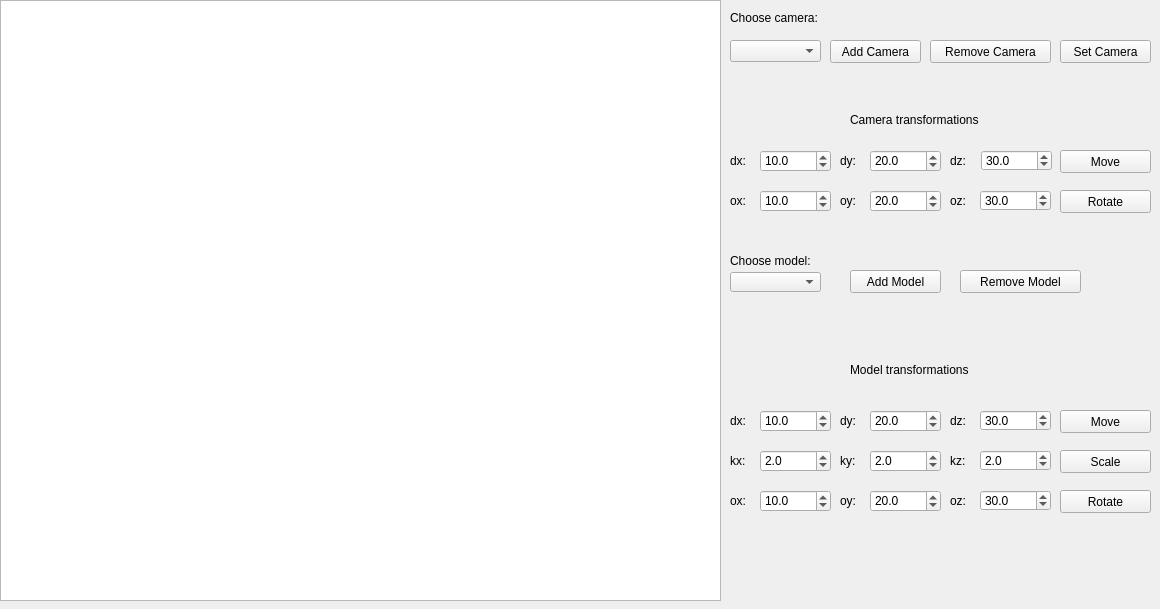
<?xml version="1.0" encoding="UTF-8"?>
<ui version="4.0">
 <class>MainWindow</class>
 <widget class="QMainWindow" name="MainWindow">
  <property name="geometry">
   <rect>
    <x>0</x>
    <y>0</y>
    <width>1160</width>
    <height>609</height>
   </rect>
  </property>
  <property name="windowTitle">
   <string>MainWindow</string>
  </property>
  <widget class="QWidget" name="centralwidget">
   <widget class="QPushButton" name="pushButton_addCamera">
    <property name="geometry">
     <rect>
      <x>830</x>
      <y>40</y>
      <width>91</width>
      <height>23</height>
     </rect>
    </property>
    <property name="text">
     <string>Add Camera</string>
    </property>
   </widget>
   <widget class="QComboBox" name="comboBoxModel">
    <property name="geometry">
     <rect>
      <x>730</x>
      <y>272</y>
      <width>91</width>
      <height>20</height>
     </rect>
    </property>
   </widget>
   <widget class="QPushButton" name="pushButton_addModel">
    <property name="geometry">
     <rect>
      <x>850</x>
      <y>270</y>
      <width>91</width>
      <height>23</height>
     </rect>
    </property>
    <property name="text">
     <string>Add Model</string>
    </property>
   </widget>
   <widget class="QComboBox" name="comboBoxCamera">
    <property name="geometry">
     <rect>
      <x>730</x>
      <y>40</y>
      <width>91</width>
      <height>22</height>
     </rect>
    </property>
   </widget>
   <widget class="QLabel" name="label">
    <property name="geometry">
     <rect>
      <x>730</x>
      <y>250</y>
      <width>111</width>
      <height>21</height>
     </rect>
    </property>
    <property name="text">
     <string>Choose model:</string>
    </property>
   </widget>
   <widget class="QPushButton" name="pushButton_removeModel">
    <property name="geometry">
     <rect>
      <x>960</x>
      <y>270</y>
      <width>121</width>
      <height>23</height>
     </rect>
    </property>
    <property name="text">
     <string>Remove Model</string>
    </property>
   </widget>
   <widget class="QLabel" name="label_2">
    <property name="geometry">
     <rect>
      <x>730</x>
      <y>10</y>
      <width>121</width>
      <height>16</height>
     </rect>
    </property>
    <property name="text">
     <string>Choose camera:</string>
    </property>
   </widget>
   <widget class="QPushButton" name="pushButton_removeCamera">
    <property name="geometry">
     <rect>
      <x>930</x>
      <y>40</y>
      <width>121</width>
      <height>23</height>
     </rect>
    </property>
    <property name="text">
     <string>Remove Camera</string>
    </property>
   </widget>
   <widget class="QPushButton" name="pushButton_setCamera">
    <property name="geometry">
     <rect>
      <x>1060</x>
      <y>40</y>
      <width>91</width>
      <height>23</height>
     </rect>
    </property>
    <property name="text">
     <string>Set Camera</string>
    </property>
   </widget>
   <widget class="QLabel" name="label_3">
    <property name="geometry">
     <rect>
      <x>730</x>
      <y>410</y>
      <width>21</width>
      <height>21</height>
     </rect>
    </property>
    <property name="text">
     <string>dx:</string>
    </property>
   </widget>
   <widget class="QLabel" name="label_4">
    <property name="geometry">
     <rect>
      <x>840</x>
      <y>410</y>
      <width>21</width>
      <height>21</height>
     </rect>
    </property>
    <property name="text">
     <string>dy:</string>
    </property>
   </widget>
   <widget class="QLabel" name="label_5">
    <property name="geometry">
     <rect>
      <x>950</x>
      <y>410</y>
      <width>21</width>
      <height>21</height>
     </rect>
    </property>
    <property name="text">
     <string>dz:</string>
    </property>
   </widget>
   <widget class="QPushButton" name="pushButton_moveModel">
    <property name="geometry">
     <rect>
      <x>1060</x>
      <y>410</y>
      <width>91</width>
      <height>23</height>
     </rect>
    </property>
    <property name="text">
     <string>Move</string>
    </property>
   </widget>
   <widget class="QDoubleSpinBox" name="doubleSpinBoxDx">
    <property name="geometry">
     <rect>
      <x>760</x>
      <y>410</y>
      <width>71</width>
      <height>22</height>
     </rect>
    </property>
    <property name="decimals">
     <number>1</number>
    </property>
    <property name="minimum">
     <double>-500.000000000000000</double>
    </property>
    <property name="maximum">
     <double>500.000000000000000</double>
    </property>
    <property name="value">
     <double>10.000000000000000</double>
    </property>
   </widget>
   <widget class="QDoubleSpinBox" name="doubleSpinBoxDy">
    <property name="geometry">
     <rect>
      <x>870</x>
      <y>410</y>
      <width>71</width>
      <height>22</height>
     </rect>
    </property>
    <property name="decimals">
     <number>1</number>
    </property>
    <property name="minimum">
     <double>-500.000000000000000</double>
    </property>
    <property name="maximum">
     <double>500.000000000000000</double>
    </property>
    <property name="value">
     <double>20.000000000000000</double>
    </property>
   </widget>
   <widget class="QDoubleSpinBox" name="doubleSpinBoxDz">
    <property name="geometry">
     <rect>
      <x>980</x>
      <y>410</y>
      <width>71</width>
      <height>21</height>
     </rect>
    </property>
    <property name="decimals">
     <number>1</number>
    </property>
    <property name="minimum">
     <double>-500.000000000000000</double>
    </property>
    <property name="maximum">
     <double>500.000000000000000</double>
    </property>
    <property name="value">
     <double>30.000000000000000</double>
    </property>
   </widget>
   <widget class="QLabel" name="label_7">
    <property name="geometry">
     <rect>
      <x>950</x>
      <y>450</y>
      <width>21</width>
      <height>21</height>
     </rect>
    </property>
    <property name="text">
     <string>kz:</string>
    </property>
   </widget>
   <widget class="QDoubleSpinBox" name="doubleSpinBoxKy">
    <property name="geometry">
     <rect>
      <x>870</x>
      <y>450</y>
      <width>71</width>
      <height>22</height>
     </rect>
    </property>
    <property name="decimals">
     <number>1</number>
    </property>
    <property name="minimum">
     <double>-500.000000000000000</double>
    </property>
    <property name="maximum">
     <double>500.000000000000000</double>
    </property>
    <property name="value">
     <double>2.000000000000000</double>
    </property>
   </widget>
   <widget class="QDoubleSpinBox" name="doubleSpinBoxKz">
    <property name="geometry">
     <rect>
      <x>980</x>
      <y>450</y>
      <width>71</width>
      <height>21</height>
     </rect>
    </property>
    <property name="decimals">
     <number>1</number>
    </property>
    <property name="minimum">
     <double>-500.000000000000000</double>
    </property>
    <property name="maximum">
     <double>500.000000000000000</double>
    </property>
    <property name="value">
     <double>2.000000000000000</double>
    </property>
   </widget>
   <widget class="QLabel" name="label_8">
    <property name="geometry">
     <rect>
      <x>840</x>
      <y>450</y>
      <width>21</width>
      <height>21</height>
     </rect>
    </property>
    <property name="text">
     <string>ky:</string>
    </property>
   </widget>
   <widget class="QLabel" name="label_9">
    <property name="geometry">
     <rect>
      <x>730</x>
      <y>450</y>
      <width>21</width>
      <height>21</height>
     </rect>
    </property>
    <property name="text">
     <string>kx:</string>
    </property>
   </widget>
   <widget class="QPushButton" name="pushButton_scaleModel">
    <property name="geometry">
     <rect>
      <x>1060</x>
      <y>450</y>
      <width>91</width>
      <height>23</height>
     </rect>
    </property>
    <property name="text">
     <string>Scale</string>
    </property>
   </widget>
   <widget class="QDoubleSpinBox" name="doubleSpinBoxKx">
    <property name="geometry">
     <rect>
      <x>760</x>
      <y>450</y>
      <width>71</width>
      <height>22</height>
     </rect>
    </property>
    <property name="decimals">
     <number>1</number>
    </property>
    <property name="minimum">
     <double>-500.000000000000000</double>
    </property>
    <property name="maximum">
     <double>500.000000000000000</double>
    </property>
    <property name="value">
     <double>2.000000000000000</double>
    </property>
   </widget>
   <widget class="QPushButton" name="pushButton_rotateModel">
    <property name="geometry">
     <rect>
      <x>1060</x>
      <y>490</y>
      <width>91</width>
      <height>23</height>
     </rect>
    </property>
    <property name="text">
     <string>Rotate</string>
    </property>
   </widget>
   <widget class="QDoubleSpinBox" name="doubleSpinBoxOz">
    <property name="geometry">
     <rect>
      <x>980</x>
      <y>490</y>
      <width>71</width>
      <height>21</height>
     </rect>
    </property>
    <property name="decimals">
     <number>1</number>
    </property>
    <property name="minimum">
     <double>-500.000000000000000</double>
    </property>
    <property name="maximum">
     <double>500.000000000000000</double>
    </property>
    <property name="value">
     <double>30.000000000000000</double>
    </property>
   </widget>
   <widget class="QDoubleSpinBox" name="doubleSpinBoxOy">
    <property name="geometry">
     <rect>
      <x>870</x>
      <y>490</y>
      <width>71</width>
      <height>22</height>
     </rect>
    </property>
    <property name="decimals">
     <number>1</number>
    </property>
    <property name="minimum">
     <double>-500.000000000000000</double>
    </property>
    <property name="maximum">
     <double>500.000000000000000</double>
    </property>
    <property name="value">
     <double>20.000000000000000</double>
    </property>
   </widget>
   <widget class="QLabel" name="label_10">
    <property name="geometry">
     <rect>
      <x>730</x>
      <y>490</y>
      <width>21</width>
      <height>21</height>
     </rect>
    </property>
    <property name="text">
     <string>ox:</string>
    </property>
   </widget>
   <widget class="QLabel" name="label_11">
    <property name="geometry">
     <rect>
      <x>840</x>
      <y>490</y>
      <width>21</width>
      <height>21</height>
     </rect>
    </property>
    <property name="text">
     <string>oy:</string>
    </property>
   </widget>
   <widget class="QLabel" name="label_12">
    <property name="geometry">
     <rect>
      <x>950</x>
      <y>490</y>
      <width>21</width>
      <height>21</height>
     </rect>
    </property>
    <property name="text">
     <string>oz:</string>
    </property>
   </widget>
   <widget class="QDoubleSpinBox" name="doubleSpinBoxOx">
    <property name="geometry">
     <rect>
      <x>760</x>
      <y>490</y>
      <width>71</width>
      <height>22</height>
     </rect>
    </property>
    <property name="decimals">
     <number>1</number>
    </property>
    <property name="minimum">
     <double>-500.000000000000000</double>
    </property>
    <property name="maximum">
     <double>500.000000000000000</double>
    </property>
    <property name="value">
     <double>10.000000000000000</double>
    </property>
   </widget>
   <widget class="QLabel" name="label_6">
    <property name="geometry">
     <rect>
      <x>840</x>
      <y>150</y>
      <width>21</width>
      <height>21</height>
     </rect>
    </property>
    <property name="text">
     <string>dy:</string>
    </property>
   </widget>
   <widget class="QPushButton" name="pushButton_moveCamera">
    <property name="geometry">
     <rect>
      <x>1060</x>
      <y>150</y>
      <width>91</width>
      <height>23</height>
     </rect>
    </property>
    <property name="text">
     <string>Move</string>
    </property>
   </widget>
   <widget class="QLabel" name="label_13">
    <property name="geometry">
     <rect>
      <x>730</x>
      <y>150</y>
      <width>21</width>
      <height>21</height>
     </rect>
    </property>
    <property name="text">
     <string>dx:</string>
    </property>
   </widget>
   <widget class="QDoubleSpinBox" name="doubleSpinBoxDx_c">
    <property name="geometry">
     <rect>
      <x>760</x>
      <y>150</y>
      <width>71</width>
      <height>22</height>
     </rect>
    </property>
    <property name="decimals">
     <number>1</number>
    </property>
    <property name="minimum">
     <double>-500.000000000000000</double>
    </property>
    <property name="maximum">
     <double>500.000000000000000</double>
    </property>
    <property name="value">
     <double>10.000000000000000</double>
    </property>
   </widget>
   <widget class="QDoubleSpinBox" name="doubleSpinBoxDz_c">
    <property name="geometry">
     <rect>
      <x>981</x>
      <y>150</y>
      <width>71</width>
      <height>21</height>
     </rect>
    </property>
    <property name="decimals">
     <number>1</number>
    </property>
    <property name="minimum">
     <double>-500.000000000000000</double>
    </property>
    <property name="maximum">
     <double>500.000000000000000</double>
    </property>
    <property name="value">
     <double>30.000000000000000</double>
    </property>
   </widget>
   <widget class="QLabel" name="label_14">
    <property name="geometry">
     <rect>
      <x>950</x>
      <y>150</y>
      <width>21</width>
      <height>21</height>
     </rect>
    </property>
    <property name="text">
     <string>dz:</string>
    </property>
   </widget>
   <widget class="QDoubleSpinBox" name="doubleSpinBoxDy_c">
    <property name="geometry">
     <rect>
      <x>870</x>
      <y>150</y>
      <width>71</width>
      <height>22</height>
     </rect>
    </property>
    <property name="decimals">
     <number>1</number>
    </property>
    <property name="minimum">
     <double>-500.000000000000000</double>
    </property>
    <property name="maximum">
     <double>500.000000000000000</double>
    </property>
    <property name="value">
     <double>20.000000000000000</double>
    </property>
   </widget>
   <widget class="QLabel" name="label_15">
    <property name="geometry">
     <rect>
      <x>840</x>
      <y>190</y>
      <width>21</width>
      <height>21</height>
     </rect>
    </property>
    <property name="text">
     <string>oy:</string>
    </property>
   </widget>
   <widget class="QLabel" name="label_16">
    <property name="geometry">
     <rect>
      <x>730</x>
      <y>190</y>
      <width>21</width>
      <height>21</height>
     </rect>
    </property>
    <property name="text">
     <string>ox:</string>
    </property>
   </widget>
   <widget class="QPushButton" name="pushButton_rotateCamera">
    <property name="geometry">
     <rect>
      <x>1060</x>
      <y>190</y>
      <width>91</width>
      <height>23</height>
     </rect>
    </property>
    <property name="text">
     <string>Rotate</string>
    </property>
   </widget>
   <widget class="QDoubleSpinBox" name="doubleSpinBoxOy_c">
    <property name="geometry">
     <rect>
      <x>870</x>
      <y>190</y>
      <width>71</width>
      <height>22</height>
     </rect>
    </property>
    <property name="decimals">
     <number>1</number>
    </property>
    <property name="minimum">
     <double>-500.000000000000000</double>
    </property>
    <property name="maximum">
     <double>500.000000000000000</double>
    </property>
    <property name="value">
     <double>20.000000000000000</double>
    </property>
   </widget>
   <widget class="QDoubleSpinBox" name="doubleSpinBoxOz_c">
    <property name="geometry">
     <rect>
      <x>980</x>
      <y>190</y>
      <width>71</width>
      <height>21</height>
     </rect>
    </property>
    <property name="decimals">
     <number>1</number>
    </property>
    <property name="minimum">
     <double>-500.000000000000000</double>
    </property>
    <property name="maximum">
     <double>500.000000000000000</double>
    </property>
    <property name="value">
     <double>30.000000000000000</double>
    </property>
   </widget>
   <widget class="QLabel" name="label_17">
    <property name="geometry">
     <rect>
      <x>950</x>
      <y>190</y>
      <width>21</width>
      <height>21</height>
     </rect>
    </property>
    <property name="text">
     <string>oz:</string>
    </property>
   </widget>
   <widget class="QDoubleSpinBox" name="doubleSpinBoxOx_c">
    <property name="geometry">
     <rect>
      <x>760</x>
      <y>190</y>
      <width>71</width>
      <height>22</height>
     </rect>
    </property>
    <property name="decimals">
     <number>1</number>
    </property>
    <property name="minimum">
     <double>-500.000000000000000</double>
    </property>
    <property name="maximum">
     <double>500.000000000000000</double>
    </property>
    <property name="value">
     <double>10.000000000000000</double>
    </property>
   </widget>
   <widget class="DrawLabel" name="drawLabel">
    <property name="geometry">
     <rect>
      <x>10</x>
      <y>10</y>
      <width>711</width>
      <height>621</height>
     </rect>
    </property>
    <property name="text">
     <string/>
    </property>
   </widget>
   <widget class="QGraphicsView" name="graphicsView">
    <property name="geometry">
     <rect>
      <x>0</x>
      <y>0</y>
      <width>721</width>
      <height>601</height>
     </rect>
    </property>
   </widget>
   <widget class="QLabel" name="label_18">
    <property name="geometry">
     <rect>
      <x>850</x>
      <y>110</y>
      <width>181</width>
      <height>19</height>
     </rect>
    </property>
    <property name="text">
     <string>Camera transformations</string>
    </property>
   </widget>
   <widget class="QLabel" name="label_19">
    <property name="geometry">
     <rect>
      <x>850</x>
      <y>360</y>
      <width>181</width>
      <height>20</height>
     </rect>
    </property>
    <property name="text">
     <string>Model transformations</string>
    </property>
   </widget>
  </widget>
 </widget>
 <customwidgets>
  <customwidget>
   <class>DrawLabel</class>
   <extends>QLabel</extends>
   <header>drawlabel.h</header>
  </customwidget>
 </customwidgets>
 <resources/>
 <connections/>
</ui>
